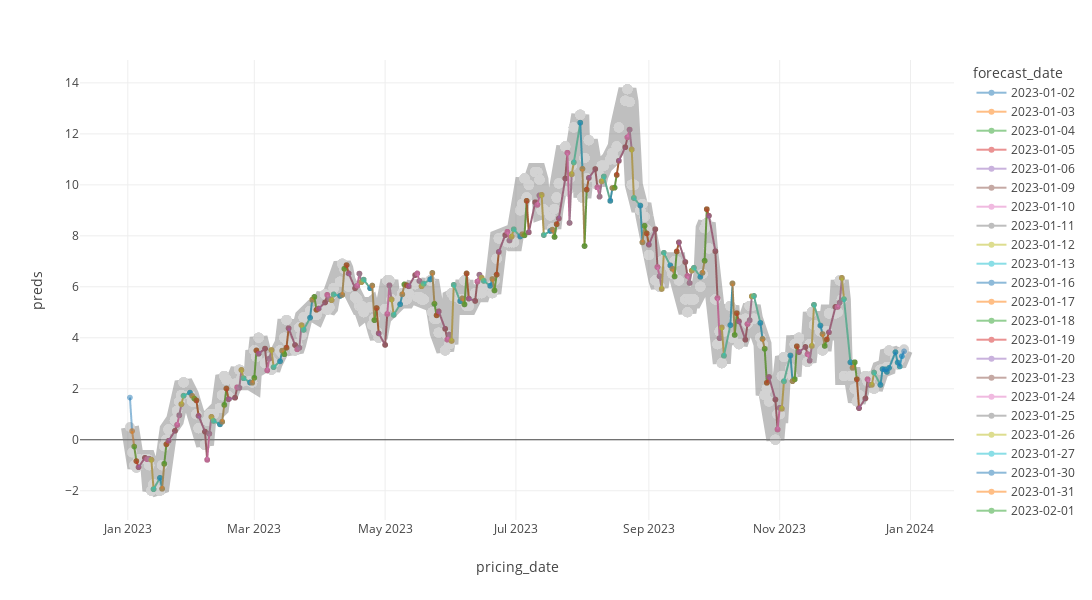

Write notebook code for a chart like this one.
### Code cell
results = get_predictions(data.copy(), 'experiments', '2023-01-01', '2023-12-31', use_features=False, n_estimators=100, target_features=None)
